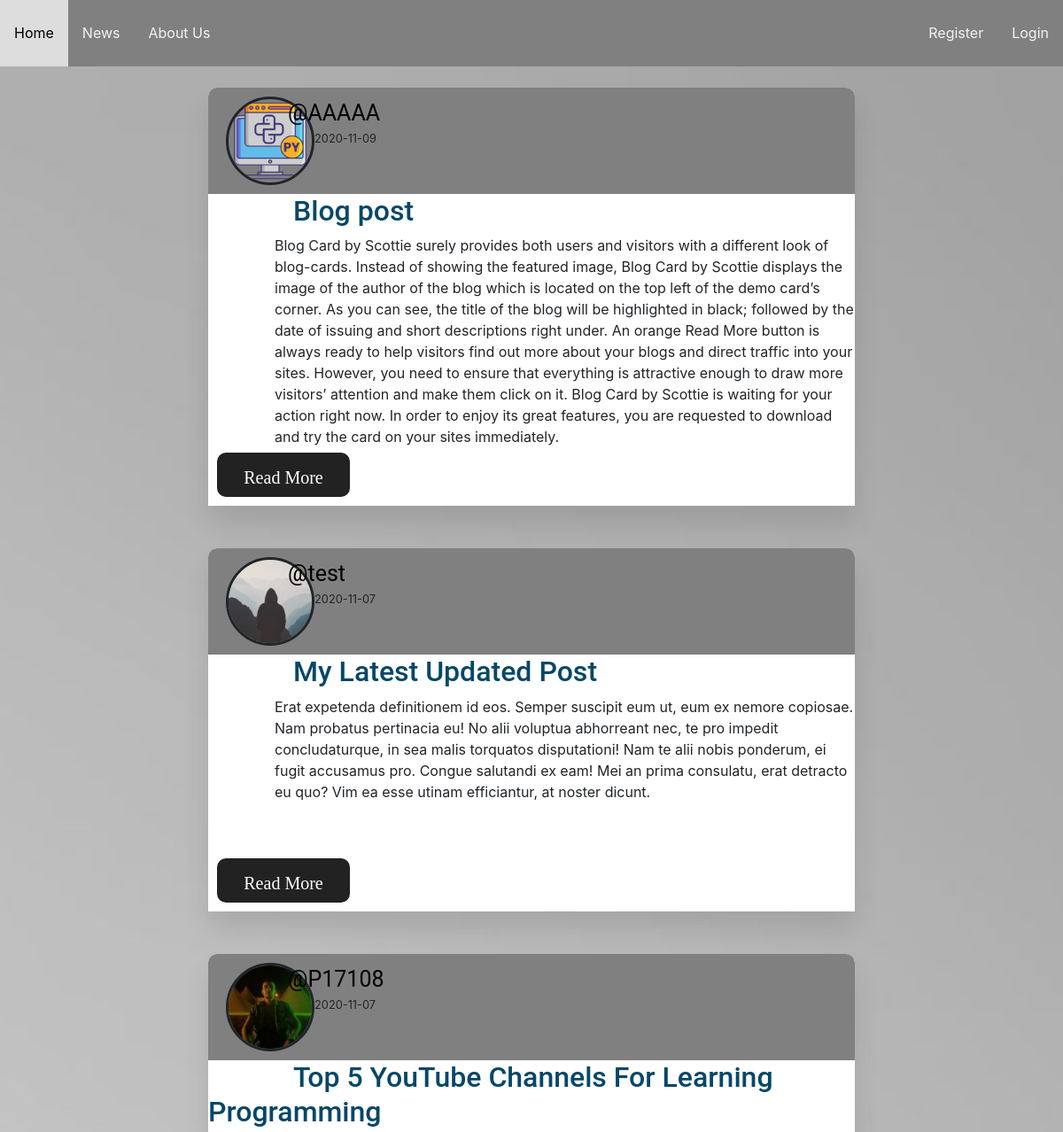
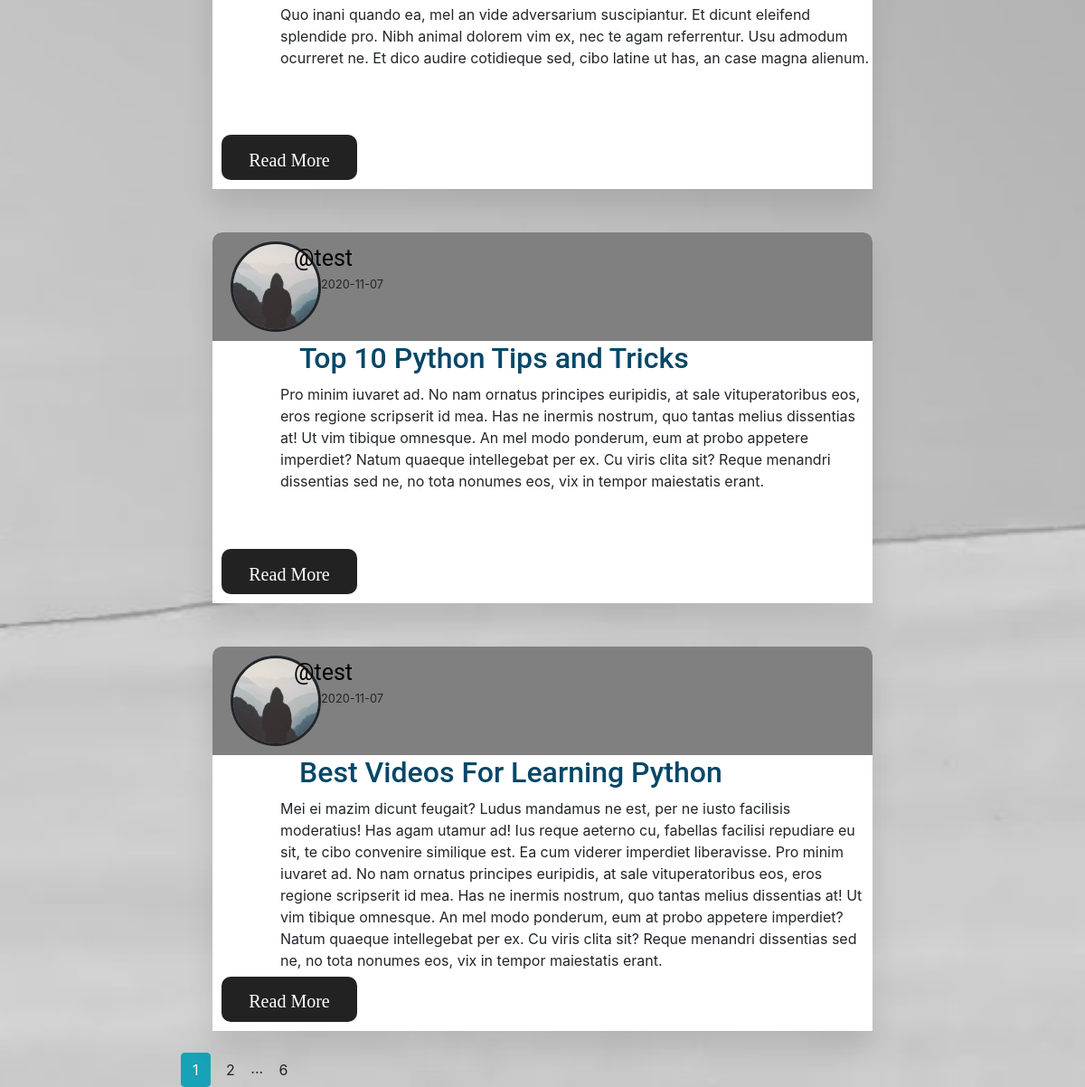
The page /home on the database its author committed (2 pictures, top to bottom).
### flaskblog/models.py (models this page shows, shortened)
class Post(db.Model ,UserMixin):
    id = db.Column(db.Integer , primary_key = True)
    title = db.Column(db.String(20) , nullable = False )
    content = db.Column(db.Text, nullable = False )
    date_posted = db.Column(db.DateTime , default=datetime.utcnow)
    user_id = db.Column(db.Integer , db.ForeignKey('user.id'))

class User(db.Model ,UserMixin):
    id = db.Column(db.Integer , primary_key = True)
    username = db.Column(db.String(20) , unique = True , nullable = False )
    email = db.Column(db.String(120) , unique = True , nullable = False )
    image_file = db.Column(db.String(40) , nullable = False , default = 'default.jpg')
    password = db.Column(db.String(60) , nullable = False)
    posts = db.relationship('Post' , backref = 'author')

### flaskblog/main/routes.py (the view)
@main.route("/")
@main.route("/home")
def home():
    page = request.args.get('page' ,1 ,type=int )
    posts = Post.query.order_by(Post.date_posted.desc()).paginate(page = page , per_page = 5 )
    return render_template('home.html' , title = "Home page" , posts = posts )

### flaskblog/templates/home.html (shortened to what this page needs)
{% extends 'layout.html' %}
{% block content %}
        {% for post in posts.items %}
            <br>
            <article class="my_article">
              <div class="post_info">
                 <img class="profile_picture" src="{{ url_for('static', filename='profile_pics/' + post.author.image_file) }}">
                  <div class="xc1565165">
                      <a class="post_username" href="{{ url_for('posts.user_posts' , username = post.author.username)}}">@{{ post.author.username }}</a>
                      <small class="">{{ post.date_posted.strftime('%Y-%m-%d') }}</small>
                  </div>
              </div>
              <div class="post">
                <h2><a class="post_title" href=" {{ url_for('posts.post' , post_id = post.id) }} ">{{ post.title }}</a></h2>
                <p class="post_content">{{ post.content }}</p>
              </div>
                  <a  id="btn" class="" href='#'>
                    <span class="noselect">Read More</span>
                    <div id="circle"></div>
                  </a>
            </article>
            <br>
        {% endfor %}
        {% for page_num in posts.iter_pages(left_edge=1, right_edge=1, left_current=1, right_current=2) %}
            {% if page_num %}
                {% if posts.page == page_num %}
                    <a class="btn btn-info" href="{{url_for('main.home' , page = page_num)}}">{{page_num}}</a>
                {% else %}
                    <a class="btn btn-outilne-info" href="{{url_for('main.home' , page = page_num)}}">{{page_num}}</a>
                {% endif %}
            {% else %}
                ...
            {% endif %}
        {% endfor %}
{% endblock content %}

### flaskblog/static/main.css (style rules this page uses)
* { margin: 0; padding: 0; }
html { width: 100vw; height: 100vh; font-family: Roboto ; }
body { min-height: 100%; width: 100%; background-image: url("background2.jpg"); background-color: #cccccc; background-position: center; background-repeat: no-repeat; background-size: cover; background-attachment: fixed; width: 100%; height: 100%; overflow-x: hidden; }
.profile_picture { grid-area: "profile_picture"; width: 75px ; height: auto; border-radius : 50%; }
.my_article { display: grid; grid-template-rows: 0.3fr 2fr; background: #fff ; margin-left: 35px; margin-right: 35px; border-top-left-radius: 10px; border-top-right-radius: 10px; box-shadow: 0 20px 30px rgba(0,0,0,0.1); position: relative; top: 0; transition: all .1s ease-in; }
.post_info { display: grid; height: 120px; grid-template-columns: 1fr 7fr ; background: grey ; border-top-left-radius: 10px; border-top-right-radius: 10px; padding-left: 10px; padding-top: 10px; padding-bottom: 10px; }
.xc1565165 { display: grid; grid-template-rows: 1fr 10fr; }
.profile_picture { border-radius: 50% ; width: 100px ; height: auto; margin-left: 10px; border: solid; position: relative; top: 0 ; transition: 100ms; }
a.post_username { position: relative; left: -30px; font-family: Roboto; font-size: 25px; text-decoration: none; color: black ; }
a.post_title { margin-left: 3em; font-family: Roboto ; font-size: 2rem; text-decoration: none; color: #054768; }
.post_content { margin-left: 75px; }
#btn { background: #222; height: 50px; max-width: 150px; border: none; border-radius: 10px; color: #eee; font-size: 20px; font-family: 'Cookie', cursive; position: relative; transition: 1s; -webkit-tap-highlight-color: transparent; display: flex; align-items: center; justify-content: center; cursor: pointer; padding-top: 5px; align-content: center; justify-content: center; position: relative; top: -10px; left: 10px; }
#btn #circle { width: 5px; height: 5px; background: transparent; border-radius: 50%; position: absolute; top: 0; left: 50%; overflow: hidden; transition: 500ms; }
.noselect { -webkit-touch-callout: none; -webkit-user-select: none; -khtml-user-select: none; -moz-user-select: none; -ms-user-select: none; user-select: none; color: white; }

### rows shown on the page
Post: image_file (picture), author.username "AAAAA", date_posted "2020-11-09", title "Blog post", content "Blog Card by Scottie surely provides both users and visitors with a different look of blog-cards. Instead of showing the featured image, Blog Card by Scottie displays the image of the author of the blog which is located on the top left of the demo card’s corner. As you can see, the title of the blog will be highlighted in black; followed by the date of issuing and short descriptions right under. An orange Read More button is always ready to help visitors find out more about your blogs and direct traffic into your sites. However, you need to ensure that everything is attractive enough to draw more visitors’ attention and make them click on it. Blog Card by Scottie is waiting for your action…"
Post: image_file (placeholder picture), author.username "test", date_posted "2020-11-07", title "My Latest Updated Post", content "Erat expetenda definitionem id eos. Semper suscipit eum ut, eum ex nemore copiosae. Nam probatus pertinacia eu! No alii voluptua abhorreant nec, te pro impedit concludaturque, in sea malis torquatos disputationi! Nam te alii nobis ponderum, ei fugit accusamus pro. Congue salutandi ex eam! Mei an prima consulatu, erat detracto eu quo? Vim ea esse utinam efficiantur, at noster dicunt."
Post: image_file (picture), author.username "P17108", date_posted "2020-11-07", title "Top 5 YouTube Channels For Learning Programming", content "Quo inani quando ea, mel an vide adversarium suscipiantur. Et dicunt eleifend splendide pro. Nibh animal dolorem vim ex, nec te agam referrentur. Usu admodum ocurreret ne. Et dico audire cotidieque sed, cibo latine ut has, an case magna alienum."
Post: image_file (placeholder picture), author.username "test", date_posted "2020-11-07", title "Top 10 Python Tips and Tricks", content "Pro minim iuvaret ad. No nam ornatus principes euripidis, at sale vituperatoribus eos, eros regione scripserit id mea. Has ne inermis nostrum, quo tantas melius dissentias at! Ut vim tibique omnesque. An mel modo ponderum, eum at probo appetere imperdiet? Natum quaeque intellegebat per ex. Cu viris clita sit? Reque menandri dissentias sed ne, no tota nonumes eos, vix in tempor maiestatis erant."
Post: image_file (placeholder picture), author.username "test", date_posted "2020-11-07", title "Best Videos For Learning Python", content "Mei ei mazim dicunt feugait? Ludus mandamus ne est, per ne iusto facilisis moderatius! Has agam utamur ad! Ius reque aeterno cu, fabellas facilisi repudiare eu sit, te cibo convenire similique est. Ea cum viderer imperdiet liberavisse. Pro minim iuvaret ad. No nam ornatus principes euripidis, at sale vituperatoribus eos, eros regione scripserit id mea. Has ne inermis nostrum, quo tantas melius dissentias at! Ut vim tibique omnesque. An mel modo ponderum, eum at probo appetere imperdiet? Natum quaeque intellegebat per ex. Cu viris clita sit? Reque menandri dissentias sed ne, no tota nonumes eos, vix in tempor maiestatis erant."

### other values the page prints
{{ page_num }} "1"
{{ page_num }} "2" "6"
